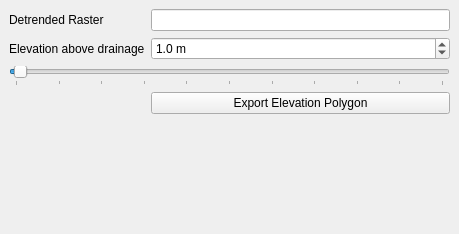
<?xml version="1.0" encoding="UTF-8"?>
<ui version="4.0">
 <class>elevationDockWidget</class>
 <widget class="QDockWidget" name="elevationDockWidget">
  <property name="geometry">
   <rect>
    <x>0</x>
    <y>0</y>
    <width>459</width>
    <height>234</height>
   </rect>
  </property>
  <property name="windowTitle">
   <string>QRiS Elevation Slider</string>
  </property>
  <widget class="QWidget" name="dockWidgetContents">
   <layout class="QFormLayout" name="formLayout">
    <item row="0" column="0">
     <widget class="QLabel" name="label">
      <property name="text">
       <string>Detrended Raster</string>
      </property>
     </widget>
    </item>
    <item row="0" column="1">
     <widget class="QLineEdit" name="txtRasterName">
      <property name="readOnly">
       <bool>true</bool>
      </property>
     </widget>
    </item>
    <item row="1" column="0">
     <widget class="QLabel" name="label_2">
      <property name="text">
       <string>Elevation above drainage</string>
      </property>
     </widget>
    </item>
    <item row="3" column="1">
     <widget class="QPushButton" name="btnExport">
      <property name="text">
       <string>Export Elevation Polygon</string>
      </property>
     </widget>
    </item>
    <item row="1" column="1">
     <widget class="QDoubleSpinBox" name="numElevation">
      <property name="frame">
       <bool>true</bool>
      </property>
      <property name="suffix">
       <string> m</string>
      </property>
      <property name="decimals">
       <number>1</number>
      </property>
      <property name="maximum">
       <double>100.000000000000000</double>
      </property>
      <property name="singleStep">
       <double>0.100000000000000</double>
      </property>
      <property name="value">
       <double>1.000000000000000</double>
      </property>
     </widget>
    </item>
    <item row="2" column="0" colspan="2">
     <widget class="QSlider" name="elevationSlider">
      <property name="maximum">
       <number>1000</number>
      </property>
      <property name="value">
       <number>10</number>
      </property>
      <property name="orientation">
       <enum>Qt::Horizontal</enum>
      </property>
      <property name="tickPosition">
       <enum>QSlider::TicksBelow</enum>
      </property>
      <property name="tickInterval">
       <number>100</number>
      </property>
     </widget>
    </item>
   </layout>
  </widget>
 </widget>
 <resources/>
 <connections/>
</ui>
